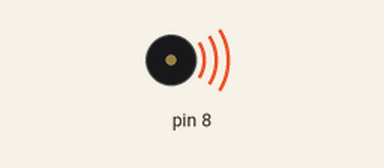
Bench run of a sketch on a simulated Arduino Uno, built with avr-gcc and run on an emulated ATmega328P. Parts: buzzer (waves = sounding).

Above: at 0.09 s.
At 16.74 s:
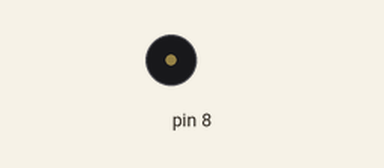
Timing chart, 0 to 17.0 s (numbered marks = the images above):
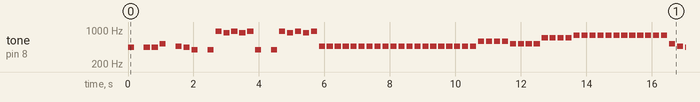

Measured:
- by itself, tone on pin 8: plays 440 Hz for 0.19 s, 440 Hz for 0.19 s, 440 Hz for 0.19 s, 523 Hz for 0.19 s, 466 Hz for 0.19 s, 440 Hz for 0.19 s … (470 notes in this stretch)

The sketch:

Melod_a_Baile_Ataud.ino
```cpp
// Suscríbete a mi canal de Youtube: Aprende con Ruben´s

#define NOTE_FA4  349
#define NOTE_SOL4  392
#define NOTE_LA4  440
#define NOTE_LAS4 466
#define NOTE_DO5  523
#define NOTE_RE5  587
#define NOTE_FA5  698
#define NOTE_SOL5  784
#define NOTE_LA5  880
#define NOTE_LAS5 932

int Melodia[] = {
  NOTE_LA4, 0, NOTE_LA4, NOTE_LA4,
  NOTE_DO5, 0, NOTE_LAS4, NOTE_LA4,
  NOTE_SOL4,0, NOTE_SOL4, NOTE_LAS5,
  NOTE_LA5, NOTE_LAS5, NOTE_LA5, NOTE_LAS5,
  NOTE_SOL4,0, NOTE_SOL4, NOTE_LAS5,
  NOTE_LA5, NOTE_LAS5, NOTE_LA5, NOTE_LAS5,
  NOTE_LAS4, NOTE_LAS4, NOTE_LAS4, NOTE_LAS4,
  NOTE_LAS4, NOTE_LAS4, NOTE_LAS4, NOTE_LAS4,
  NOTE_LAS4, NOTE_LAS4, NOTE_LAS4, NOTE_LAS4,
  NOTE_LAS4, NOTE_LAS4, NOTE_LAS4, NOTE_LAS4,
  NOTE_LAS4, NOTE_LAS4, NOTE_LAS4, NOTE_LAS4,
  NOTE_RE5, NOTE_RE5, NOTE_RE5, NOTE_RE5,
  NOTE_DO5, NOTE_DO5, NOTE_DO5, NOTE_DO5,
  NOTE_FA5, NOTE_FA5, NOTE_FA5, NOTE_FA5,
  NOTE_SOL5, NOTE_SOL5, NOTE_SOL5, NOTE_SOL5,
  NOTE_SOL5, NOTE_SOL5, NOTE_SOL5, NOTE_SOL5,
  NOTE_SOL5, NOTE_SOL5, NOTE_SOL5, NOTE_SOL5,
  NOTE_DO5, NOTE_LAS4, NOTE_LA4, NOTE_FA4,
  NOTE_SOL4, 0, NOTE_SOL4, NOTE_RE5,
  NOTE_DO5, 0, NOTE_LAS4, 0,
  NOTE_LA4, 0, NOTE_LA4, NOTE_LA4,
  NOTE_DO5, 0, NOTE_LAS4, NOTE_LA4,
  NOTE_SOL4,0, NOTE_SOL4, NOTE_LAS5,
  NOTE_LA5, NOTE_LAS5, NOTE_LA5, NOTE_LAS5,
  NOTE_SOL4,0, NOTE_SOL4, NOTE_LAS5,
  NOTE_LA5, NOTE_LAS5, NOTE_LA5, NOTE_LAS5,
  NOTE_SOL4, 0, NOTE_SOL4, NOTE_RE5,
  NOTE_DO5, 0, NOTE_LAS4, 0,
  NOTE_LA4, 0, NOTE_LA4, NOTE_LA4,
  NOTE_DO5, 0, NOTE_LAS4, NOTE_LA4,
  NOTE_SOL4,0, NOTE_SOL4, NOTE_LAS5,
  NOTE_LA5, NOTE_LAS5, NOTE_LA5, NOTE_LAS5,
  NOTE_SOL4,0, NOTE_SOL4, NOTE_LAS5,
  NOTE_LA5, NOTE_LAS5, NOTE_LA5, NOTE_LAS5,
 };

int duracionNotas[] = {
  4,4,4,4,
  4,4,4,4,
  4,4,4,4,
  4,4,4,4,
  4,4,4,4,
  4,4,4,4,
  4,4,4,4,
  4,4,4,4,
  4,4,4,4,
  4,4,4,4,
  4,4,4,4,
  4,4,4,4,
  4,4,4,4,
  4,4,4,4,
  4,4,4,4,
  4,4,4,4,
  4,4,4,4,
  4,4,4,4,
  4,4,4,4,
  4,4,4,4,
  4,4,4,4,
  4,4,4,4,
  4,4,4,4,
  4,4,4,4,
  4,4,4,4,
  4,4,4,4,
  4,4,4,4,
  4,4,4,4,
  4,4,4,4,
  4,4,4,4,
  4,4,4,4,
  4,4,4,4,
  4,4,4,4,
  };

void setup() {

}
void loop() {
    for (int Nota = 0; Nota < 112; Nota++) {
    int duracionNota = 750 / duracionNotas[Nota];
    tone(8, Melodia[Nota], duracionNota);
    int pausaEntreNotas= duracionNota * 1.30;
    delay(pausaEntreNotas);

    noTone(8);
  }
}
```
